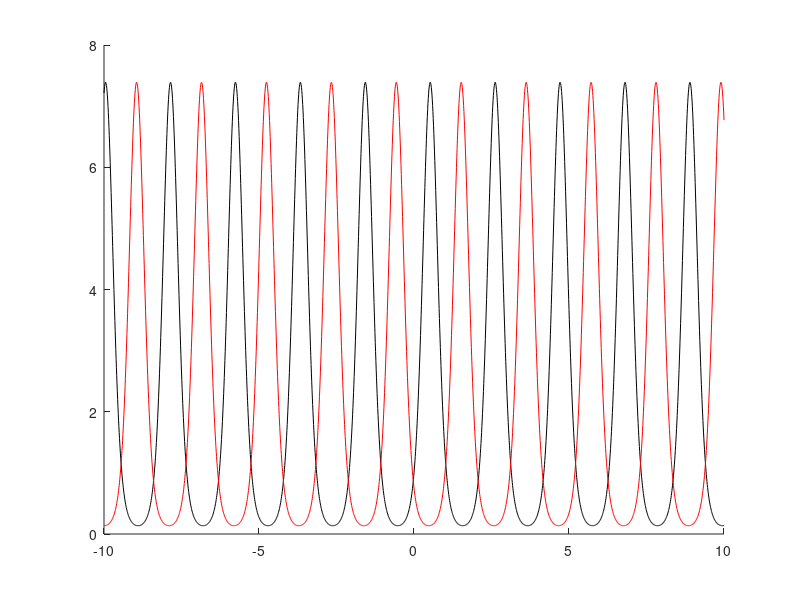

MATLAB code to generate this figure:
clc
clear all 
close all
dt=0.01
t=-10:dt:10;
tm=t-1;

x=exp(2.*(sin(3*t)));
x2=exp(2.*(sin(3*tm)));

% x=sin(3*t)+sin(3*(-t));
% x2=sin(3*tm)+sin(3*(-tm));

figure
hold on
plot(t,x,'k')
plot(t,x2, 'r')
hold off